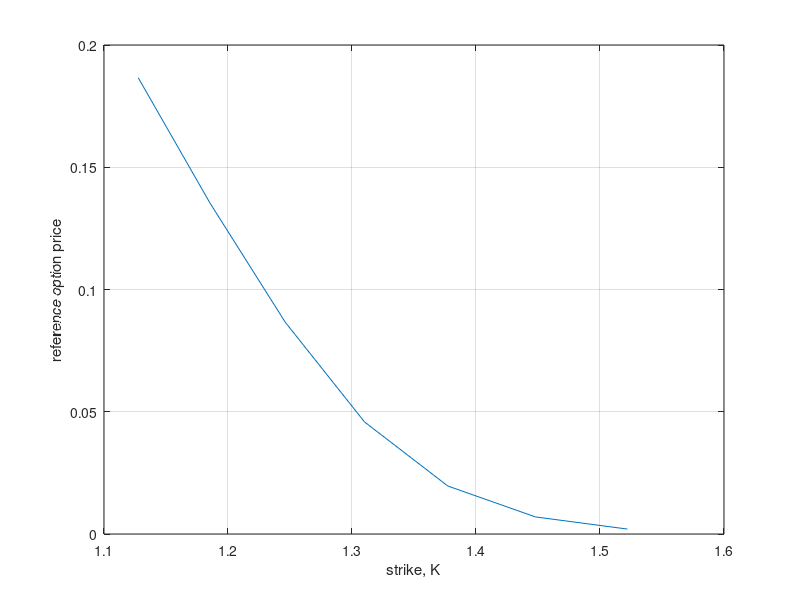

MATLAB code to generate this figure: (Note: this script raises an error after producing the figure.)
function Calibration_H1HW_FX
close all;clc;

% Option type

CP  = 'c';

% Specify the maturity time for the calibration

index = 2;
    
T_market  = [0.5,1.0,5.0,10.0,20.0,30.0];
IV_Market = [[11.41 , 10.49 , 9.66 , 9.02 , 8.72 , 8.66 , 8.68 ];
             [12.23 , 10.98 , 9.82 , 8.95 , 8.59 , 8.59 , 8.65];
             [13.44 , 11.84 , 10.38 , 9.27 , 8.76 , 8.71 , 8.83];
             [16.43 , 14.79 , 13.34 , 12.18 , 11.43 , 11.07 , 10.99];
             [22.96 , 21.19 , 19.68 , 18.44 , 17.50 , 16.84 , 16.46];
             [25.09 , 23.48 , 22.17 , 21.13 , 20.35 , 19.81 , 19.48]];
T = T_market(index);
referenceIV = IV_Market(index,:)/100.0;
    
% Settings for the COS method

N = 500;
L = 8;  
    
% ZCB from the domestic and foreign markets

P0Td = @(t) exp(-0.02*t);
P0Tf = @(t) exp(-0.05*t);
    
y0      = 1.35;
frwdFX  = y0*P0Tf(T)/P0Td(T);

% Fixed mean reversion parameter

kappa = 0.5;

% HW model parameters

lambdad  = 0.001;
lambdaf  = 0.05;
etad    = 0.007;
etaf    = 0.012;
    
% Correlations

Rxrd  = -0.15;
Rxrf  = -0.15;
Rvrd  = 0.3;
Rvrf  = 0.3;
Rrdrf = 0.25;
    
% Strike and option prices from market implied volatilities

K = GenerateStrikes(frwdFX,T)';
referencePrice = P0Td(T)* BS_Call_Put_Option_Price(CP,frwdFX,K,referenceIV',T,0.0);
       
% Calibrate the H1HW model and show the output

figure(1)
title('Calibration of the H1HW model')
plot(K,referencePrice)
xlabel('strike, K')
ylabel('reference option price')
grid on
hold on
  
% Global search algorithm
% The search will stop after running 30 seconds 

gs = GlobalSearch('FunctionTolerance',1e-3,'NumTrialPoints',300,'XTolerance',1e-3,'MaxTime',30);

% The HHWFX model calibration

% x= [gamma,vBar,Rxv,v0]
trgt = @(x)TargetVal_HHWFX(CP,referencePrice,P0Td,T,K,frwdFX,x(1),x(2),x(3),x(4),Rxrd,Rxrf,Rrdrf,Rvrd,Rvrf,lambdad,etad,lambdaf,etaf,kappa);
%TargetVal_HHWFX(CP,kappa,x(1),x(2),Rxr,x(3),x(4),x(5),eta,lambda,K,marketPrice,S0,T,P0T);

% The bounds and initial values

x0 = [1.0, 0.005,-0.7, 0.004];
lowerBound = [0.1, 0.001,-0.99, 0.0001];
upperBound = [0.8,  0.4,  -0.3, 0.4];

problemHHWFX = createOptimProblem('fmincon','x0',x0,'objective',trgt,'lb',lowerBound,'ub',upperBound);
x_HHWFX = run(gs,problemHHWFX);

% Optimal set of parameters

gamma_HHWFX_opt = x_HHWFX(1);
vBar_HHWFX_opt  = x_HHWFX(2);
Rxv_HHWFX_opt   = x_HHWFX(3);
v0_HHWFX_opt   = x_HHWFX(4);

% Plot final result

cfHHW_FX = @(u)ChFH1HW_FX(u,T,gamma_HHWFX_opt,Rxv_HHWFX_opt,Rxrd,Rxrf,Rrdrf,Rvrd,Rvrf,lambdad,etad,lambdaf,etaf,kappa,vBar_HHWFX_opt,v0_HHWFX_opt);
valCOS_HHWFX = P0Td(T)* CallPutOptionPriceCOSMthd_StochIR(cfHHW_FX, CP, frwdFX, T, K, N, L,1.0);
plot(K,valCOS_HHWFX,'--r')
legend('mrkt opt price','HHW-FX opt Price')
xlabel('strike')
ylabel('option price')
fprintf('Optimal parameters HHW-FX are: gamma = %.4f, vBar = %.4f, Rrv = %.4f, v0 = %.4f', gamma_HHWFX_opt,vBar_HHWFX_opt,Rxv_HHWFX_opt,v0_HHWFX_opt);
fprintf('\n')

% Implied volatilities, the COS method vs. closed-form expression

IVHHWFX = zeros(length(K),1);
IVMrkt = zeros(length(K),1);
for i=1:length(K)
    valCOS_HHWFX_frwd = valCOS_HHWFX(i) / P0Td(T);
    valMrktFrwd = referencePrice(i)/P0Td(T);
    IVHHWFX(i) = ImpliedVolatilityBlack76(CP,valCOS_HHWFX_frwd,K(i),T,frwdFX,0.3)*100.0;
    IVMrkt(i) = ImpliedVolatilityBlack76(CP,valMrktFrwd,K(i),T,frwdFX,0.3)*100.0;
end

figure(2)
plot(K,IVMrkt,'--r');hold on
plot(K,IVHHWFX,'ok')
legend('IV-Mrkt','IV-HHW-FX')
grid on


function value = GenerateStrikes(frwd,Ti)
c_n = [-1.5, -1.0, -0.5,0.0, 0.5, 1.0, 1.5];
value =  frwd * exp(0.1 * c_n * sqrt(Ti));

function value = TargetVal_HHWFX(CP,marketPrice,P0Td,T,K,frwdFX,gamma,vBar,Rxv,v0,Rxrd,Rxrf,Rrdrf,Rvrd,Rvrf,lambdad,etad,lambdaf,etaf,kappa)

% Settings for the COS method

N = 1000;
L = 15;
cfHHW_FX = @(u)ChFH1HW_FX(u,T,gamma,Rxv,Rxrd,Rxrf,Rrdrf,Rvrd,Rvrf,lambdad,etad,lambdaf,etaf,kappa,vBar,v0);
valCOS   = P0Td(T)* CallPutOptionPriceCOSMthd_StochIR(cfHHW_FX, CP, frwdFX, T, K, N, L,1.0);

% Error is a squared sum

value = sum((marketPrice-valCOS).^2);
fprintf('HHWFX- Total Error = %.4f',value)
fprintf('\n')

function value = C_H1HW_FX(u,tau,kappa,gamma,Rxv)
i = complex(0.0,1.0);
D1 = sqrt((kappa-gamma*Rxv*i*u).^2.0+(u.^2+i*u)*gamma^2);
g  = (kappa-gamma*Rxv*i*u-D1)./(kappa-gamma*Rxv*i*u+D1);
value  = (1.0-exp(-D1.*tau))./(gamma^2*(1.0-g.*exp(-D1.*tau))).*(kappa-gamma*Rxv*i*u-D1);

function cf= ChFH1HW_FX(u,tau,gamma,Rxv,Rxrd,Rxrf,Rrdrf,Rvrd,Rvrf,lambdd,etad,lambdf,etaf,kappa,vBar,v0)
i  = complex(0.0,1.0);
C  = @(u,tau) C_H1HW_FX(u,tau,kappa,gamma,Rxv);
Bd = @(t,T) 1.0/lambdd*(exp(-lambdd*(T-t))-1.0);
Bf = @(t,T) 1.0/lambdf*(exp(-lambdf*(T-t))-1.0);
G  = meanSqrtV_3(kappa,v0,vBar,gamma);
    
zeta = @(t) (Rxrd*etad*Bd(t,tau) - Rxrf*etaf*Bf(t,tau)).*G(t) +...
    Rrdrf*etad*etaf*Bd(t,tau).*Bf(t,tau) - 0.5*(etad^2*Bd(t,tau).^2+etaf^2*Bf(t,tau).^2);
    
% Integration within the function A(u,tau)

N    = round(25*tau);
z    = linspace(0.0+1e-10,tau-1e-10,N)';
temp1 =@(z1) kappa*vBar + Rvrd*gamma*etad*G(tau-z1).*Bd(tau-z1,tau);
temp2 =@(z1,u) -Rvrd*gamma*etad*G(tau-z1).*Bd(tau-z1,tau)*i*u;
temp3 =@(z1,u)  Rvrf*gamma*etaf*G(tau-z1).*Bf(tau-z1,tau)*i*u;
f = @(z1,u) (temp1(z1)+temp2(z1,u)+temp3(z1,u)).*C(u,z1);
int1=trapz(z,f(z,u)) ;
 
% int1= zeros(1,length(u));
% for k = 1:length(u)
%     temp1   = kappa*vBar + Rvrd*gamma*etad*G(tau-z).*Bd(tau-z,tau);
%     temp2   = -Rvrd*gamma*etad*G(tau-z).*Bd(tau-z,tau)*i*u(k);
%     temp3   = Rvrf*gamma*etaf*G(tau-z).*Bf(tau-z,tau)*i*u(k);
%     f       = (temp1+temp2+temp3).*C(u(k),z);
%     int1(k) = trapz(z,f);
% end

int2 = (u.^2 + i*u)*trapz(z,zeta(tau-z));
    
A = int1 + int2;
cf = exp(A + v0*C(u,tau));


% Exact expectation E(sqrt(v(t)))

function value = meanSqrtV_3(kappa,v0,vbar,gamma_)
delta = 4.0 *kappa*vbar/gamma_/gamma_;
c= @(t) 1.0/(4.0*kappa)*gamma_^2*(1.0-exp(-kappa*(t)));
kappaBar = @(t) 4.0*kappa*v0*exp(-kappa*t)./(gamma_^2*(1.0-exp(-kappa*t)));
value = @(t) sqrt(2.0*c(t)).*gamma((1.0+delta)/2.0)/gamma(delta/2.0).*hypergeom(-0.5,delta/2.0,-kappaBar(t)/2.0);

function value = C_H1HW(u,tau,lambd)
i = complex(0.0,1.0);
value = (i*u - 1.0)/lambd * (1-exp(-lambd*tau));

function value = D_H1HW(u,tau,kappa,gamma,rhoxv)
i = complex(0.0,1.0);
D1 = sqrt((kappa-gamma*rhoxv*i*u).^2+(u.^2+i*u)*gamma^2);
g  = (kappa-gamma*rhoxv*i*u-D1)./(kappa-gamma*rhoxv*i*u+D1);
value  = (1.0-exp(-D1*tau))./(gamma^2*(1.0-g.*exp(-D1*tau))).*(kappa-gamma*rhoxv*i*u-D1);
   
function value =A_H1HW(u,tau,P0T,lambd,eta,kappa,gamma,vbar,v0,rhoxv,rhoxr)
i  = complex(0.0,1.0);
D1 = sqrt((kappa-gamma*rhoxv*i*u).^2+(u.*u+i*u)*gamma*gamma);
g  = (kappa-gamma*rhoxv*i*u-D1)./(kappa-gamma*rhoxv*i*u+D1);
   
% Function theta(t)

dt = 0.0001;
f0T = @(t) - (log(P0T(t+dt))-log(P0T(t-dt)))/(2.0*dt);
theta = @(t) 1.0/lambd * (f0T(t+dt)-f0T(t-dt))/(2.0*dt) + f0T(t) + eta*eta/(2.0*lambd*lambd)*(1.0-exp(-2.0*lambd*t));  

% Integration within the function I_1

N  = 500;
z  = linspace(0,tau-1e-10,N);
f1 = (1.0-exp(-lambd*z)).*theta(tau-z);
value1 = trapz(z,f1);
    
% Note that in I_1_adj theta can be time-dependent
% Therefore it is not exactly the same as in the book

I_1_adj = (i*u-1.0) * value1;
I_2     = tau/(gamma^2.0) *(kappa-gamma*rhoxv*i*u-D1) - 2.0/(gamma^2.0)*log((1.0-g.*exp(-D1*tau))./(1.0-g));
I_3     = 1.0/(2.0*power(lambd,3.0))* power(i+u,2.0)*(3.0+exp(-2.0*lambd*tau)-4.0*exp(-lambd*tau)-2.0*lambd*tau);
    
meanSqrtV = meanSqrtV_3(kappa,v0,vbar,gamma);
f2        = meanSqrtV(tau-z).*(1.0-exp(-lambd*z));
value2    = trapz(z,f2);
I_4       = -1.0/lambd * (i*u+u.^2.0)*value2;
value     = I_1_adj + kappa*vbar*I_2 + 0.5*eta^2.0*I_3+eta*rhoxr*I_4;

function value = CallPutOptionPriceCOSMthd_StochIR(cf,CP,S0,tau,K,N,L,P0T)
i = complex(0,1);


% cf   - Characteristic function, in the book denoted as \varphi
% CP   - C for call and P for put
% S0   - Initial stock price
% r    - Interest rate (constant)
% tau  - Time to maturity
% K    - Vector of strike prices
% N    - Number of expansion terms
% L    - Size of truncation domain (typ.:L=8 or L=10)

x0 = log(S0 ./ K);   

% Truncation domain

a = 0 - L * sqrt(tau); 
b = 0 + L * sqrt(tau);

k = 0:N-1;             % Row vector, index for expansion terms
u = k * pi / (b - a);  % ChF arguments

H_k = CallPutCoefficients('P',a,b,k);
temp = (cf(u) .* H_k).';
temp(1) = 0.5 * temp(1);      % Multiply the first element by 1/2

mat = exp(i * (x0 - a) * u);  % Matrix-vector manipulations

% Final output

value = K .* real(mat * temp);

% Use the put-call parity to determine call prices (if needed)

if lower(CP) == 'c' || CP == 1
 value = value + S0 - K * P0T; 
end

% Coefficients H_k for the COS method

function H_k = CallPutCoefficients(CP,a,b,k)
 if lower(CP) == 'c' || CP == 1
  c = 0;
  d = b;
  [Chi_k,Psi_k] = Chi_Psi(a,b,c,d,k);
   if a < b && b < 0.0
   H_k = zeros([length(k),1]);
   else
   H_k = 2.0 / (b - a) * (Chi_k - Psi_k);
   end
 elseif lower(CP) == 'p' || CP == -1
  c = a;
  d = 0.0;
  [Chi_k,Psi_k]  = Chi_Psi(a,b,c,d,k);
   H_k = 2.0 / (b - a) * (- Chi_k + Psi_k);    
 end

function [chi_k,psi_k] = Chi_Psi(a,b,c,d,k)
 psi_k  = sin(k * pi * (d - a) / (b - a)) - sin(k * pi * (c - a)/(b - a));
 psi_k(2:end) = psi_k(2:end) * (b - a) ./ (k(2:end) * pi);
 psi_k(1)  = d - c;
 
 chi_k = 1.0 ./ (1.0 + (k * pi / (b - a)).^2); 
 expr1 = cos(k * pi * (d - a)/(b - a)) * exp(d)  - cos(k * pi... 
      * (c - a) / (b - a)) * exp(c);
 expr2 = k * pi / (b - a) .* sin(k * pi * ...
      (d - a) / (b - a))   - k * pi / (b - a) .* sin(k... 
      * pi * (c - a) / (b - a)) * exp(c);
 chi_k = chi_k .* (expr1 + expr2);
 
% Closed-form expression of European call/put option with Black-Scholes formula

function value=BS_Call_Put_Option_Price(CP,S_0,K,sigma,tau,r)

% Black-Scholes call option price

d1    = (log(S_0 ./ K) + (r + 0.5 * sigma.^2) * tau) ./ (sigma * sqrt(tau));
d2    = d1 - sigma * sqrt(tau);
if lower(CP) == 'c' || lower(CP) == 1
    value =normcdf(d1) * S_0 - normcdf(d2) .* K * exp(-r * tau);
elseif lower(CP) == 'p' || lower(CP) == -1
    value =normcdf(-d2) .* K*exp(-r*tau) - normcdf(-d1)*S_0;
end

function impliedVol = ImpliedVolatilityBlack76(CP,frwdMarketPrice,K,T,frwdStock,initialVol)
func = @(sigma) (BS_Call_Put_Option_Price(CP,frwdStock,K,sigma,T,0.0) - frwdMarketPrice).^1.0;
impliedVol = fzero(func,initialVol);
